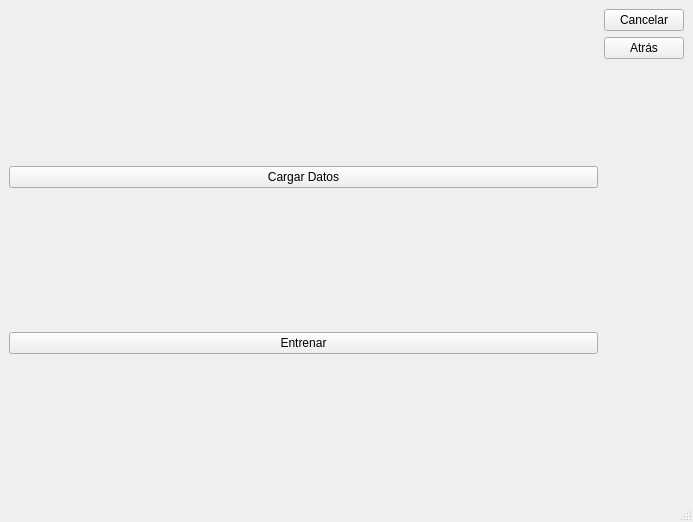
<?xml version="1.0" encoding="UTF-8"?>
<ui version="4.0">
    <class>MainWindow</class>
    <widget class="QMainWindow" name="MainWindow">
        <property name="geometry">
            <rect>
                <x>0</x>
                <y>0</y>
                <width>693</width>
                <height>522</height>
            </rect>
        </property>
        <property name="windowTitle">
            <string>MainWindow</string>
        </property>
        <widget class="QWidget" name="centralwidget">
            <layout class="QGridLayout" name="gridLayout">
                <item row="0" column="1">
                    <layout class="QGridLayout" name="gridLayout_Cancelar">
                        <item row="0" column="0">
                            <widget class="QPushButton" name="pushButton_4">
                                <property name="text">
                                    <string>Cancelar</string>
                                </property>
                            </widget>
                        </item>
                    </layout>
                </item>
                <item row="2" column="1">
                    <spacer name="verticalSpacer">
                        <property name="orientation">
                            <enum>Qt::Vertical</enum>
                        </property>
                        <property name="sizeHint" stdset="0">
                            <size>
                                <width>20</width>
                                <height>40</height>
                            </size>
                        </property>
                    </spacer>
                </item>
                <item row="0" column="0" rowspan="3">
                    <layout class="QGridLayout" name="gridLayout_Entrenar">
                        <item row="2" column="0">
                            <widget class="QPushButton" name="pushButton_Cargar_Datos">
                                <property name="text">
                                    <string>Cargar Datos</string>
                                </property>
                            </widget>
                        </item>
                        <item row="5" column="0">
                            <spacer name="verticalSpacer_2">
                                <property name="orientation">
                                    <enum>Qt::Vertical</enum>
                                </property>
                                <property name="sizeHint" stdset="0">
                                    <size>
                                        <width>20</width>
                                        <height>40</height>
                                    </size>
                                </property>
                            </spacer>
                        </item>
                        <item row="4" column="0">
                            <widget class="QPushButton" name="pushButton_Entrenar">
                                <property name="text">
                                    <string>Entrenar</string>
                                </property>
                            </widget>
                        </item>
                        <item row="3" column="0">
                            <spacer name="verticalSpacer_3">
                                <property name="orientation">
                                    <enum>Qt::Vertical</enum>
                                </property>
                                <property name="sizeHint" stdset="0">
                                    <size>
                                        <width>20</width>
                                        <height>40</height>
                                    </size>
                                </property>
                            </spacer>
                        </item>
                        <item row="0" column="0">
                            <spacer name="horizontalSpacer">
                                <property name="orientation">
                                    <enum>Qt::Horizontal</enum>
                                </property>
                                <property name="sizeHint" stdset="0">
                                    <size>
                                        <width>40</width>
                                        <height>20</height>
                                    </size>
                                </property>
                            </spacer>
                        </item>
                        <item row="1" column="0">
                            <spacer name="verticalSpacer_4">
                                <property name="orientation">
                                    <enum>Qt::Vertical</enum>
                                </property>
                                <property name="sizeHint" stdset="0">
                                    <size>
                                        <width>20</width>
                                        <height>40</height>
                                    </size>
                                </property>
                            </spacer>
                        </item>
                    </layout>
                </item>
                <item row="1" column="1">
                    <widget class="QPushButton" name="pushButton_back">
                        <property name="text">
                            <string>Atrás</string>
                        </property>
                    </widget>
                </item>
            </layout>
        </widget>
        <widget class="QStatusBar" name="statusbar"/>
    </widget>
    <resources/>
    <connections/>
</ui>
